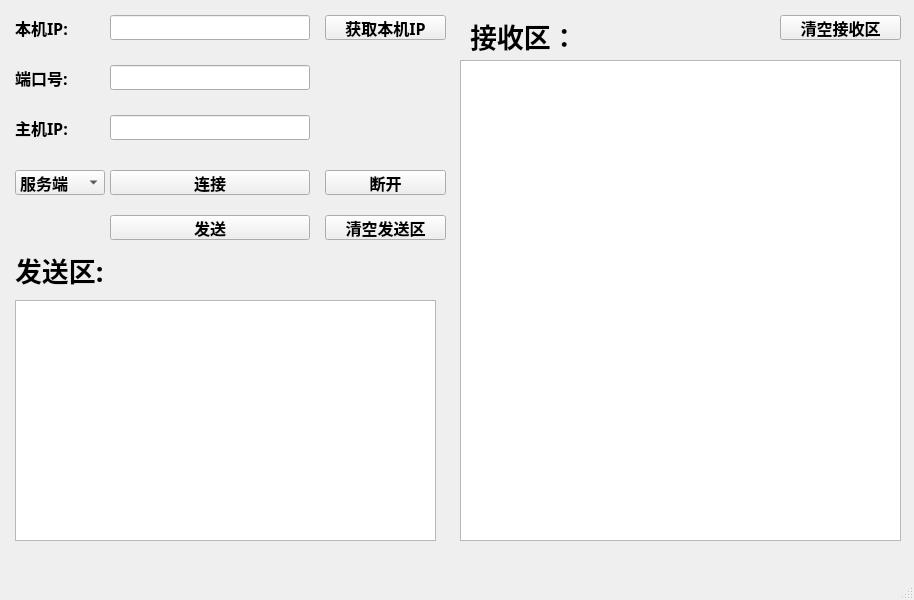
<?xml version="1.0" encoding="UTF-8"?>
<ui version="4.0">
 <class>MainWindow</class>
 <widget class="QMainWindow" name="MainWindow">
  <property name="geometry">
   <rect>
    <x>0</x>
    <y>0</y>
    <width>914</width>
    <height>600</height>
   </rect>
  </property>
  <property name="windowTitle">
   <string>MainWindow</string>
  </property>
  <property name="autoFillBackground">
   <bool>true</bool>
  </property>
  <widget class="QWidget" name="centralwidget">
   <widget class="QLabel" name="label">
    <property name="geometry">
     <rect>
      <x>15</x>
      <y>15</y>
      <width>90</width>
      <height>25</height>
     </rect>
    </property>
    <property name="font">
     <font>
      <family>楷体</family>
      <pointsize>12</pointsize>
      <weight>75</weight>
      <italic>false</italic>
      <bold>true</bold>
      <strikeout>false</strikeout>
      <kerning>true</kerning>
     </font>
    </property>
    <property name="mouseTracking">
     <bool>false</bool>
    </property>
    <property name="tabletTracking">
     <bool>false</bool>
    </property>
    <property name="text">
     <string>本机IP:</string>
    </property>
   </widget>
   <widget class="QLabel" name="label_2">
    <property name="geometry">
     <rect>
      <x>15</x>
      <y>65</y>
      <width>90</width>
      <height>25</height>
     </rect>
    </property>
    <property name="font">
     <font>
      <family>楷体</family>
      <pointsize>12</pointsize>
      <weight>75</weight>
      <italic>false</italic>
      <bold>true</bold>
      <strikeout>false</strikeout>
      <kerning>true</kerning>
     </font>
    </property>
    <property name="mouseTracking">
     <bool>false</bool>
    </property>
    <property name="tabletTracking">
     <bool>false</bool>
    </property>
    <property name="text">
     <string>端口号:</string>
    </property>
   </widget>
   <widget class="QLabel" name="label_3">
    <property name="geometry">
     <rect>
      <x>15</x>
      <y>115</y>
      <width>90</width>
      <height>25</height>
     </rect>
    </property>
    <property name="font">
     <font>
      <family>楷体</family>
      <pointsize>12</pointsize>
      <weight>75</weight>
      <italic>false</italic>
      <bold>true</bold>
      <strikeout>false</strikeout>
      <kerning>true</kerning>
     </font>
    </property>
    <property name="mouseTracking">
     <bool>false</bool>
    </property>
    <property name="tabletTracking">
     <bool>false</bool>
    </property>
    <property name="text">
     <string>主机IP:</string>
    </property>
   </widget>
   <widget class="QLineEdit" name="text_this_ip">
    <property name="geometry">
     <rect>
      <x>110</x>
      <y>15</y>
      <width>200</width>
      <height>25</height>
     </rect>
    </property>
   </widget>
   <widget class="QLineEdit" name="text_purtnumber">
    <property name="geometry">
     <rect>
      <x>110</x>
      <y>65</y>
      <width>200</width>
      <height>25</height>
     </rect>
    </property>
   </widget>
   <widget class="QLineEdit" name="text_server_ip">
    <property name="geometry">
     <rect>
      <x>110</x>
      <y>115</y>
      <width>200</width>
      <height>25</height>
     </rect>
    </property>
   </widget>
   <widget class="QPushButton" name="sb_this_ip">
    <property name="geometry">
     <rect>
      <x>325</x>
      <y>15</y>
      <width>121</width>
      <height>25</height>
     </rect>
    </property>
    <property name="font">
     <font>
      <family>楷体</family>
      <pointsize>12</pointsize>
      <weight>75</weight>
      <bold>true</bold>
     </font>
    </property>
    <property name="text">
     <string>获取本机IP</string>
    </property>
   </widget>
   <widget class="QPlainTextEdit" name="text_sends">
    <property name="geometry">
     <rect>
      <x>15</x>
      <y>300</y>
      <width>421</width>
      <height>241</height>
     </rect>
    </property>
   </widget>
   <widget class="QLabel" name="label_4">
    <property name="geometry">
     <rect>
      <x>15</x>
      <y>250</y>
      <width>141</width>
      <height>40</height>
     </rect>
    </property>
    <property name="palette">
     <palette>
      <active>
       <colorrole role="WindowText">
        <brush brushstyle="SolidPattern">
         <color alpha="255">
          <red>0</red>
          <green>0</green>
          <blue>0</blue>
         </color>
        </brush>
       </colorrole>
       <colorrole role="Button">
        <brush brushstyle="SolidPattern">
         <color alpha="255">
          <red>0</red>
          <green>85</green>
          <blue>255</blue>
         </color>
        </brush>
       </colorrole>
       <colorrole role="Light">
        <brush brushstyle="SolidPattern">
         <color alpha="255">
          <red>127</red>
          <green>170</green>
          <blue>255</blue>
         </color>
        </brush>
       </colorrole>
       <colorrole role="Midlight">
        <brush brushstyle="SolidPattern">
         <color alpha="255">
          <red>63</red>
          <green>127</green>
          <blue>255</blue>
         </color>
        </brush>
       </colorrole>
       <colorrole role="Dark">
        <brush brushstyle="SolidPattern">
         <color alpha="255">
          <red>0</red>
          <green>42</green>
          <blue>127</blue>
         </color>
        </brush>
       </colorrole>
       <colorrole role="Mid">
        <brush brushstyle="SolidPattern">
         <color alpha="255">
          <red>0</red>
          <green>56</green>
          <blue>170</blue>
         </color>
        </brush>
       </colorrole>
       <colorrole role="Text">
        <brush brushstyle="SolidPattern">
         <color alpha="255">
          <red>0</red>
          <green>0</green>
          <blue>0</blue>
         </color>
        </brush>
       </colorrole>
       <colorrole role="BrightText">
        <brush brushstyle="SolidPattern">
         <color alpha="255">
          <red>255</red>
          <green>255</green>
          <blue>255</blue>
         </color>
        </brush>
       </colorrole>
       <colorrole role="ButtonText">
        <brush brushstyle="SolidPattern">
         <color alpha="255">
          <red>0</red>
          <green>0</green>
          <blue>0</blue>
         </color>
        </brush>
       </colorrole>
       <colorrole role="Base">
        <brush brushstyle="SolidPattern">
         <color alpha="255">
          <red>255</red>
          <green>255</green>
          <blue>255</blue>
         </color>
        </brush>
       </colorrole>
       <colorrole role="Window">
        <brush brushstyle="SolidPattern">
         <color alpha="255">
          <red>0</red>
          <green>85</green>
          <blue>255</blue>
         </color>
        </brush>
       </colorrole>
       <colorrole role="Shadow">
        <brush brushstyle="SolidPattern">
         <color alpha="255">
          <red>0</red>
          <green>0</green>
          <blue>0</blue>
         </color>
        </brush>
       </colorrole>
       <colorrole role="AlternateBase">
        <brush brushstyle="SolidPattern">
         <color alpha="255">
          <red>127</red>
          <green>170</green>
          <blue>255</blue>
         </color>
        </brush>
       </colorrole>
       <colorrole role="ToolTipBase">
        <brush brushstyle="SolidPattern">
         <color alpha="255">
          <red>255</red>
          <green>255</green>
          <blue>220</blue>
         </color>
        </brush>
       </colorrole>
       <colorrole role="ToolTipText">
        <brush brushstyle="SolidPattern">
         <color alpha="255">
          <red>0</red>
          <green>0</green>
          <blue>0</blue>
         </color>
        </brush>
       </colorrole>
       <colorrole role="PlaceholderText">
        <brush brushstyle="SolidPattern">
         <color alpha="128">
          <red>0</red>
          <green>0</green>
          <blue>0</blue>
         </color>
        </brush>
       </colorrole>
      </active>
      <inactive>
       <colorrole role="WindowText">
        <brush brushstyle="SolidPattern">
         <color alpha="255">
          <red>0</red>
          <green>0</green>
          <blue>0</blue>
         </color>
        </brush>
       </colorrole>
       <colorrole role="Button">
        <brush brushstyle="SolidPattern">
         <color alpha="255">
          <red>0</red>
          <green>85</green>
          <blue>255</blue>
         </color>
        </brush>
       </colorrole>
       <colorrole role="Light">
        <brush brushstyle="SolidPattern">
         <color alpha="255">
          <red>127</red>
          <green>170</green>
          <blue>255</blue>
         </color>
        </brush>
       </colorrole>
       <colorrole role="Midlight">
        <brush brushstyle="SolidPattern">
         <color alpha="255">
          <red>63</red>
          <green>127</green>
          <blue>255</blue>
         </color>
        </brush>
       </colorrole>
       <colorrole role="Dark">
        <brush brushstyle="SolidPattern">
         <color alpha="255">
          <red>0</red>
          <green>42</green>
          <blue>127</blue>
         </color>
        </brush>
       </colorrole>
       <colorrole role="Mid">
        <brush brushstyle="SolidPattern">
         <color alpha="255">
          <red>0</red>
          <green>56</green>
          <blue>170</blue>
         </color>
        </brush>
       </colorrole>
       <colorrole role="Text">
        <brush brushstyle="SolidPattern">
         <color alpha="255">
          <red>0</red>
          <green>0</green>
          <blue>0</blue>
         </color>
        </brush>
       </colorrole>
       <colorrole role="BrightText">
        <brush brushstyle="SolidPattern">
         <color alpha="255">
          <red>255</red>
          <green>255</green>
          <blue>255</blue>
         </color>
        </brush>
       </colorrole>
       <colorrole role="ButtonText">
        <brush brushstyle="SolidPattern">
         <color alpha="255">
          <red>0</red>
          <green>0</green>
          <blue>0</blue>
         </color>
        </brush>
       </colorrole>
       <colorrole role="Base">
        <brush brushstyle="SolidPattern">
         <color alpha="255">
          <red>255</red>
          <green>255</green>
          <blue>255</blue>
         </color>
        </brush>
       </colorrole>
       <colorrole role="Window">
        <brush brushstyle="SolidPattern">
         <color alpha="255">
          <red>0</red>
          <green>85</green>
          <blue>255</blue>
         </color>
        </brush>
       </colorrole>
       <colorrole role="Shadow">
        <brush brushstyle="SolidPattern">
         <color alpha="255">
          <red>0</red>
          <green>0</green>
          <blue>0</blue>
         </color>
        </brush>
       </colorrole>
       <colorrole role="AlternateBase">
        <brush brushstyle="SolidPattern">
         <color alpha="255">
          <red>127</red>
          <green>170</green>
          <blue>255</blue>
         </color>
        </brush>
       </colorrole>
       <colorrole role="ToolTipBase">
        <brush brushstyle="SolidPattern">
         <color alpha="255">
          <red>255</red>
          <green>255</green>
          <blue>220</blue>
         </color>
        </brush>
       </colorrole>
       <colorrole role="ToolTipText">
        <brush brushstyle="SolidPattern">
         <color alpha="255">
          <red>0</red>
          <green>0</green>
          <blue>0</blue>
         </color>
        </brush>
       </colorrole>
       <colorrole role="PlaceholderText">
        <brush brushstyle="SolidPattern">
         <color alpha="128">
          <red>0</red>
          <green>0</green>
          <blue>0</blue>
         </color>
        </brush>
       </colorrole>
      </inactive>
      <disabled>
       <colorrole role="WindowText">
        <brush brushstyle="SolidPattern">
         <color alpha="255">
          <red>0</red>
          <green>42</green>
          <blue>127</blue>
         </color>
        </brush>
       </colorrole>
       <colorrole role="Button">
        <brush brushstyle="SolidPattern">
         <color alpha="255">
          <red>0</red>
          <green>85</green>
          <blue>255</blue>
         </color>
        </brush>
       </colorrole>
       <colorrole role="Light">
        <brush brushstyle="SolidPattern">
         <color alpha="255">
          <red>127</red>
          <green>170</green>
          <blue>255</blue>
         </color>
        </brush>
       </colorrole>
       <colorrole role="Midlight">
        <brush brushstyle="SolidPattern">
         <color alpha="255">
          <red>63</red>
          <green>127</green>
          <blue>255</blue>
         </color>
        </brush>
       </colorrole>
       <colorrole role="Dark">
        <brush brushstyle="SolidPattern">
         <color alpha="255">
          <red>0</red>
          <green>42</green>
          <blue>127</blue>
         </color>
        </brush>
       </colorrole>
       <colorrole role="Mid">
        <brush brushstyle="SolidPattern">
         <color alpha="255">
          <red>0</red>
          <green>56</green>
          <blue>170</blue>
         </color>
        </brush>
       </colorrole>
       <colorrole role="Text">
        <brush brushstyle="SolidPattern">
         <color alpha="255">
          <red>0</red>
          <green>42</green>
          <blue>127</blue>
         </color>
        </brush>
       </colorrole>
       <colorrole role="BrightText">
        <brush brushstyle="SolidPattern">
         <color alpha="255">
          <red>255</red>
          <green>255</green>
          <blue>255</blue>
         </color>
        </brush>
       </colorrole>
       <colorrole role="ButtonText">
        <brush brushstyle="SolidPattern">
         <color alpha="255">
          <red>0</red>
          <green>42</green>
          <blue>127</blue>
         </color>
        </brush>
       </colorrole>
       <colorrole role="Base">
        <brush brushstyle="SolidPattern">
         <color alpha="255">
          <red>0</red>
          <green>85</green>
          <blue>255</blue>
         </color>
        </brush>
       </colorrole>
       <colorrole role="Window">
        <brush brushstyle="SolidPattern">
         <color alpha="255">
          <red>0</red>
          <green>85</green>
          <blue>255</blue>
         </color>
        </brush>
       </colorrole>
       <colorrole role="Shadow">
        <brush brushstyle="SolidPattern">
         <color alpha="255">
          <red>0</red>
          <green>0</green>
          <blue>0</blue>
         </color>
        </brush>
       </colorrole>
       <colorrole role="AlternateBase">
        <brush brushstyle="SolidPattern">
         <color alpha="255">
          <red>0</red>
          <green>85</green>
          <blue>255</blue>
         </color>
        </brush>
       </colorrole>
       <colorrole role="ToolTipBase">
        <brush brushstyle="SolidPattern">
         <color alpha="255">
          <red>255</red>
          <green>255</green>
          <blue>220</blue>
         </color>
        </brush>
       </colorrole>
       <colorrole role="ToolTipText">
        <brush brushstyle="SolidPattern">
         <color alpha="255">
          <red>0</red>
          <green>0</green>
          <blue>0</blue>
         </color>
        </brush>
       </colorrole>
       <colorrole role="PlaceholderText">
        <brush brushstyle="SolidPattern">
         <color alpha="128">
          <red>0</red>
          <green>0</green>
          <blue>0</blue>
         </color>
        </brush>
       </colorrole>
      </disabled>
     </palette>
    </property>
    <property name="font">
     <font>
      <family>楷体</family>
      <pointsize>20</pointsize>
      <weight>75</weight>
      <italic>false</italic>
      <bold>true</bold>
      <underline>false</underline>
      <strikeout>false</strikeout>
      <stylestrategy>PreferDefault</stylestrategy>
      <kerning>true</kerning>
     </font>
    </property>
    <property name="mouseTracking">
     <bool>false</bool>
    </property>
    <property name="tabletTracking">
     <bool>false</bool>
    </property>
    <property name="acceptDrops">
     <bool>false</bool>
    </property>
    <property name="text">
     <string>发送区:</string>
    </property>
   </widget>
   <widget class="QListWidget" name="text_receive_data">
    <property name="geometry">
     <rect>
      <x>460</x>
      <y>60</y>
      <width>441</width>
      <height>481</height>
     </rect>
    </property>
   </widget>
   <widget class="QLabel" name="label_5">
    <property name="geometry">
     <rect>
      <x>470</x>
      <y>15</y>
      <width>141</width>
      <height>41</height>
     </rect>
    </property>
    <property name="palette">
     <palette>
      <active>
       <colorrole role="WindowText">
        <brush brushstyle="SolidPattern">
         <color alpha="255">
          <red>0</red>
          <green>0</green>
          <blue>0</blue>
         </color>
        </brush>
       </colorrole>
       <colorrole role="Button">
        <brush brushstyle="SolidPattern">
         <color alpha="255">
          <red>0</red>
          <green>85</green>
          <blue>255</blue>
         </color>
        </brush>
       </colorrole>
       <colorrole role="Light">
        <brush brushstyle="SolidPattern">
         <color alpha="255">
          <red>127</red>
          <green>170</green>
          <blue>255</blue>
         </color>
        </brush>
       </colorrole>
       <colorrole role="Midlight">
        <brush brushstyle="SolidPattern">
         <color alpha="255">
          <red>63</red>
          <green>127</green>
          <blue>255</blue>
         </color>
        </brush>
       </colorrole>
       <colorrole role="Dark">
        <brush brushstyle="SolidPattern">
         <color alpha="255">
          <red>0</red>
          <green>42</green>
          <blue>127</blue>
         </color>
        </brush>
       </colorrole>
       <colorrole role="Mid">
        <brush brushstyle="SolidPattern">
         <color alpha="255">
          <red>0</red>
          <green>56</green>
          <blue>170</blue>
         </color>
        </brush>
       </colorrole>
       <colorrole role="Text">
        <brush brushstyle="SolidPattern">
         <color alpha="255">
          <red>0</red>
          <green>0</green>
          <blue>0</blue>
         </color>
        </brush>
       </colorrole>
       <colorrole role="BrightText">
        <brush brushstyle="SolidPattern">
         <color alpha="255">
          <red>255</red>
          <green>255</green>
          <blue>255</blue>
         </color>
        </brush>
       </colorrole>
       <colorrole role="ButtonText">
        <brush brushstyle="SolidPattern">
         <color alpha="255">
          <red>0</red>
          <green>0</green>
          <blue>0</blue>
         </color>
        </brush>
       </colorrole>
       <colorrole role="Base">
        <brush brushstyle="SolidPattern">
         <color alpha="255">
          <red>255</red>
          <green>255</green>
          <blue>255</blue>
         </color>
        </brush>
       </colorrole>
       <colorrole role="Window">
        <brush brushstyle="SolidPattern">
         <color alpha="255">
          <red>0</red>
          <green>85</green>
          <blue>255</blue>
         </color>
        </brush>
       </colorrole>
       <colorrole role="Shadow">
        <brush brushstyle="SolidPattern">
         <color alpha="255">
          <red>0</red>
          <green>0</green>
          <blue>0</blue>
         </color>
        </brush>
       </colorrole>
       <colorrole role="AlternateBase">
        <brush brushstyle="SolidPattern">
         <color alpha="255">
          <red>127</red>
          <green>170</green>
          <blue>255</blue>
         </color>
        </brush>
       </colorrole>
       <colorrole role="ToolTipBase">
        <brush brushstyle="SolidPattern">
         <color alpha="255">
          <red>255</red>
          <green>255</green>
          <blue>220</blue>
         </color>
        </brush>
       </colorrole>
       <colorrole role="ToolTipText">
        <brush brushstyle="SolidPattern">
         <color alpha="255">
          <red>0</red>
          <green>0</green>
          <blue>0</blue>
         </color>
        </brush>
       </colorrole>
       <colorrole role="PlaceholderText">
        <brush brushstyle="SolidPattern">
         <color alpha="128">
          <red>0</red>
          <green>0</green>
          <blue>0</blue>
         </color>
        </brush>
       </colorrole>
      </active>
      <inactive>
       <colorrole role="WindowText">
        <brush brushstyle="SolidPattern">
         <color alpha="255">
          <red>0</red>
          <green>0</green>
          <blue>0</blue>
         </color>
        </brush>
       </colorrole>
       <colorrole role="Button">
        <brush brushstyle="SolidPattern">
         <color alpha="255">
          <red>0</red>
          <green>85</green>
          <blue>255</blue>
         </color>
        </brush>
       </colorrole>
       <colorrole role="Light">
        <brush brushstyle="SolidPattern">
         <color alpha="255">
          <red>127</red>
          <green>170</green>
          <blue>255</blue>
         </color>
        </brush>
       </colorrole>
       <colorrole role="Midlight">
        <brush brushstyle="SolidPattern">
         <color alpha="255">
          <red>63</red>
          <green>127</green>
          <blue>255</blue>
         </color>
        </brush>
       </colorrole>
       <colorrole role="Dark">
        <brush brushstyle="SolidPattern">
         <color alpha="255">
          <red>0</red>
          <green>42</green>
          <blue>127</blue>
         </color>
        </brush>
       </colorrole>
       <colorrole role="Mid">
        <brush brushstyle="SolidPattern">
         <color alpha="255">
          <red>0</red>
          <green>56</green>
          <blue>170</blue>
         </color>
        </brush>
       </colorrole>
       <colorrole role="Text">
        <brush brushstyle="SolidPattern">
         <color alpha="255">
          <red>0</red>
          <green>0</green>
          <blue>0</blue>
         </color>
        </brush>
       </colorrole>
       <colorrole role="BrightText">
        <brush brushstyle="SolidPattern">
         <color alpha="255">
          <red>255</red>
          <green>255</green>
          <blue>255</blue>
         </color>
        </brush>
       </colorrole>
       <colorrole role="ButtonText">
        <brush brushstyle="SolidPattern">
         <color alpha="255">
          <red>0</red>
          <green>0</green>
          <blue>0</blue>
         </color>
        </brush>
       </colorrole>
       <colorrole role="Base">
        <brush brushstyle="SolidPattern">
         <color alpha="255">
          <red>255</red>
          <green>255</green>
          <blue>255</blue>
         </color>
        </brush>
       </colorrole>
       <colorrole role="Window">
        <brush brushstyle="SolidPattern">
         <color alpha="255">
          <red>0</red>
          <green>85</green>
          <blue>255</blue>
         </color>
        </brush>
       </colorrole>
       <colorrole role="Shadow">
        <brush brushstyle="SolidPattern">
         <color alpha="255">
          <red>0</red>
          <green>0</green>
          <blue>0</blue>
         </color>
        </brush>
       </colorrole>
       <colorrole role="AlternateBase">
        <brush brushstyle="SolidPattern">
         <color alpha="255">
          <red>127</red>
          <green>170</green>
          <blue>255</blue>
         </color>
        </brush>
       </colorrole>
       <colorrole role="ToolTipBase">
        <brush brushstyle="SolidPattern">
         <color alpha="255">
          <red>255</red>
          <green>255</green>
          <blue>220</blue>
         </color>
        </brush>
       </colorrole>
       <colorrole role="ToolTipText">
        <brush brushstyle="SolidPattern">
         <color alpha="255">
          <red>0</red>
          <green>0</green>
          <blue>0</blue>
         </color>
        </brush>
       </colorrole>
       <colorrole role="PlaceholderText">
        <brush brushstyle="SolidPattern">
         <color alpha="128">
          <red>0</red>
          <green>0</green>
          <blue>0</blue>
         </color>
        </brush>
       </colorrole>
      </inactive>
      <disabled>
       <colorrole role="WindowText">
        <brush brushstyle="SolidPattern">
         <color alpha="255">
          <red>0</red>
          <green>42</green>
          <blue>127</blue>
         </color>
        </brush>
       </colorrole>
       <colorrole role="Button">
        <brush brushstyle="SolidPattern">
         <color alpha="255">
          <red>0</red>
          <green>85</green>
          <blue>255</blue>
         </color>
        </brush>
       </colorrole>
       <colorrole role="Light">
        <brush brushstyle="SolidPattern">
         <color alpha="255">
          <red>127</red>
          <green>170</green>
          <blue>255</blue>
         </color>
        </brush>
       </colorrole>
       <colorrole role="Midlight">
        <brush brushstyle="SolidPattern">
         <color alpha="255">
          <red>63</red>
          <green>127</green>
          <blue>255</blue>
         </color>
        </brush>
       </colorrole>
       <colorrole role="Dark">
        <brush brushstyle="SolidPattern">
         <color alpha="255">
          <red>0</red>
          <green>42</green>
          <blue>127</blue>
         </color>
        </brush>
       </colorrole>
       <colorrole role="Mid">
        <brush brushstyle="SolidPattern">
         <color alpha="255">
          <red>0</red>
          <green>56</green>
          <blue>170</blue>
         </color>
        </brush>
       </colorrole>
       <colorrole role="Text">
        <brush brushstyle="SolidPattern">
         <color alpha="255">
          <red>0</red>
          <green>42</green>
          <blue>127</blue>
         </color>
        </brush>
       </colorrole>
       <colorrole role="BrightText">
        <brush brushstyle="SolidPattern">
         <color alpha="255">
          <red>255</red>
          <green>255</green>
          <blue>255</blue>
         </color>
        </brush>
       </colorrole>
       <colorrole role="ButtonText">
        <brush brushstyle="SolidPattern">
         <color alpha="255">
          <red>0</red>
          <green>42</green>
          <blue>127</blue>
         </color>
        </brush>
       </colorrole>
       <colorrole role="Base">
        <brush brushstyle="SolidPattern">
         <color alpha="255">
          <red>0</red>
          <green>85</green>
          <blue>255</blue>
         </color>
        </brush>
       </colorrole>
       <colorrole role="Window">
        <brush brushstyle="SolidPattern">
         <color alpha="255">
          <red>0</red>
          <green>85</green>
          <blue>255</blue>
         </color>
        </brush>
       </colorrole>
       <colorrole role="Shadow">
        <brush brushstyle="SolidPattern">
         <color alpha="255">
          <red>0</red>
          <green>0</green>
          <blue>0</blue>
         </color>
        </brush>
       </colorrole>
       <colorrole role="AlternateBase">
        <brush brushstyle="SolidPattern">
         <color alpha="255">
          <red>0</red>
          <green>85</green>
          <blue>255</blue>
         </color>
        </brush>
       </colorrole>
       <colorrole role="ToolTipBase">
        <brush brushstyle="SolidPattern">
         <color alpha="255">
          <red>255</red>
          <green>255</green>
          <blue>220</blue>
         </color>
        </brush>
       </colorrole>
       <colorrole role="ToolTipText">
        <brush brushstyle="SolidPattern">
         <color alpha="255">
          <red>0</red>
          <green>0</green>
          <blue>0</blue>
         </color>
        </brush>
       </colorrole>
       <colorrole role="PlaceholderText">
        <brush brushstyle="SolidPattern">
         <color alpha="128">
          <red>0</red>
          <green>0</green>
          <blue>0</blue>
         </color>
        </brush>
       </colorrole>
      </disabled>
     </palette>
    </property>
    <property name="font">
     <font>
      <family>楷体</family>
      <pointsize>20</pointsize>
      <weight>75</weight>
      <italic>false</italic>
      <bold>true</bold>
      <underline>false</underline>
      <strikeout>false</strikeout>
      <stylestrategy>PreferDefault</stylestrategy>
      <kerning>true</kerning>
     </font>
    </property>
    <property name="mouseTracking">
     <bool>false</bool>
    </property>
    <property name="tabletTracking">
     <bool>false</bool>
    </property>
    <property name="acceptDrops">
     <bool>false</bool>
    </property>
    <property name="text">
     <string>接收区：</string>
    </property>
   </widget>
   <widget class="QComboBox" name="comboBox">
    <property name="geometry">
     <rect>
      <x>15</x>
      <y>170</y>
      <width>90</width>
      <height>25</height>
     </rect>
    </property>
    <property name="font">
     <font>
      <family>楷体</family>
      <pointsize>12</pointsize>
      <weight>75</weight>
      <bold>true</bold>
     </font>
    </property>
    <item>
     <property name="text">
      <string>服务端</string>
     </property>
    </item>
    <item>
     <property name="text">
      <string>客户端</string>
     </property>
    </item>
   </widget>
   <widget class="QPushButton" name="sb_connetc">
    <property name="geometry">
     <rect>
      <x>110</x>
      <y>170</y>
      <width>200</width>
      <height>25</height>
     </rect>
    </property>
    <property name="font">
     <font>
      <family>楷体</family>
      <pointsize>12</pointsize>
      <weight>75</weight>
      <bold>true</bold>
     </font>
    </property>
    <property name="text">
     <string>连接</string>
    </property>
   </widget>
   <widget class="QPushButton" name="sb_disconnect">
    <property name="geometry">
     <rect>
      <x>325</x>
      <y>170</y>
      <width>121</width>
      <height>25</height>
     </rect>
    </property>
    <property name="font">
     <font>
      <family>楷体</family>
      <pointsize>12</pointsize>
      <weight>75</weight>
      <bold>true</bold>
     </font>
    </property>
    <property name="text">
     <string>断开</string>
    </property>
   </widget>
   <widget class="QPushButton" name="sb_disconnect_2">
    <property name="geometry">
     <rect>
      <x>325</x>
      <y>215</y>
      <width>121</width>
      <height>25</height>
     </rect>
    </property>
    <property name="font">
     <font>
      <family>楷体</family>
      <pointsize>12</pointsize>
      <weight>75</weight>
      <bold>true</bold>
     </font>
    </property>
    <property name="text">
     <string>清空发送区</string>
    </property>
   </widget>
   <widget class="QPushButton" name="sb_disconnect_3">
    <property name="geometry">
     <rect>
      <x>780</x>
      <y>15</y>
      <width>121</width>
      <height>25</height>
     </rect>
    </property>
    <property name="font">
     <font>
      <family>楷体</family>
      <pointsize>12</pointsize>
      <weight>75</weight>
      <bold>true</bold>
     </font>
    </property>
    <property name="text">
     <string>清空接收区</string>
    </property>
   </widget>
   <widget class="QPushButton" name="sb_send">
    <property name="geometry">
     <rect>
      <x>110</x>
      <y>215</y>
      <width>200</width>
      <height>25</height>
     </rect>
    </property>
    <property name="font">
     <font>
      <family>楷体</family>
      <pointsize>12</pointsize>
      <weight>75</weight>
      <bold>true</bold>
     </font>
    </property>
    <property name="text">
     <string>发送</string>
    </property>
   </widget>
  </widget>
  <widget class="QMenuBar" name="menubar">
   <property name="geometry">
    <rect>
     <x>0</x>
     <y>0</y>
     <width>914</width>
     <height>23</height>
    </rect>
   </property>
  </widget>
  <widget class="QStatusBar" name="statusbar"/>
 </widget>
 <resources/>
 <connections/>
</ui>
